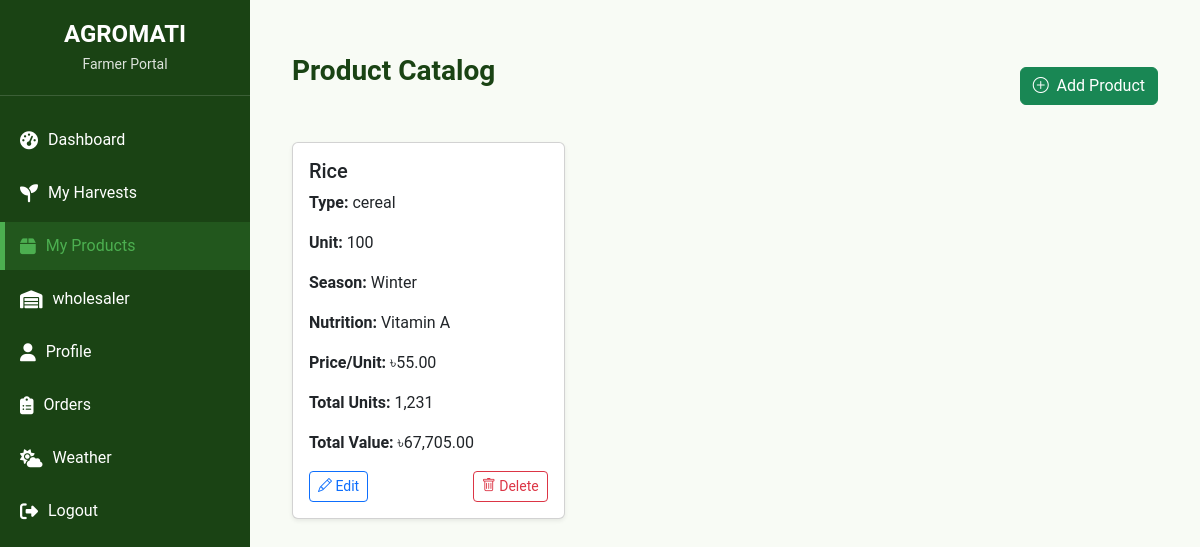
The page /products.php (signed in) on the database its author committed.
### tables this page shows
CREATE TABLE `products` (
  `id` int(11) NOT NULL,
  `user_id` int(11) NOT NULL,
  `name` varchar(100) NOT NULL,
  `type` varchar(50) NOT NULL,
  `unit_of_measure` varchar(20) NOT NULL,
  `seasonality` varchar(50) DEFAULT NULL,
  `nutrition` text DEFAULT NULL,
  `per_unit_price` decimal(10,2) NOT NULL,
  `total_units` int(11) NOT NULL,
  `total_price` decimal(10,2) GENERATED ALWAYS AS (`per_unit_price` * `total_units`) STORED,
  `created_at` timestamp NOT NULL DEFAULT current_timestamp()
);

### products.php (the view, shortened to what this page needs)
<?php
$db_host = 'localhost';
$db_user = 'root';
$db_pass = '';
$db_name = 'agromatiDB';
$conn = new mysqli($db_host, $db_user, $db_pass, $db_name);
$userId = $_SESSION['user_id'];
$stmt = $conn->prepare("SELECT * FROM products WHERE user_id = ?");
$stmt->bind_param("i", $userId);
$stmt->execute();
$result = $stmt->get_result();
$products = $result->fetch_all(MYSQLI_ASSOC);
?>
<!DOCTYPE html>
<html lang="en">
<head>
    <link rel="stylesheet" href="https://cdnjs.cloudflare.com/ajax/libs/font-awesome/6.4.0/css/all.min.css">
    <link href="https://cdn.jsdelivr.net/npm/bootstrap@5.3.0/dist/css/bootstrap.min.css" rel="stylesheet">
    <link href="https://cdn.jsdelivr.net/npm/bootstrap-icons@1.10.5/font/bootstrap-icons.css" rel="stylesheet">
    <link rel="stylesheet" href="css/products.css">
</head>
<body>
    <div class="agri-container">
        <aside class="agri-sidebar">
            <div class="agri-sidebar-header">
                <h2>AGROMATI</h2>
                <p>Farmer Portal</p>
            </div>
            <nav class="agri-sidebar-nav">
                <ul>
                    <li class="agri-nav-item" data-page="dashboard">
                        <a href="dashboard.php" class="agri-nav-link">
                            <i class="fas fa-tachometer-alt agri-nav-icon"></i>
                            Dashboard
                        </a>
                    </li>
                    <li class="agri-nav-item " data-page="harvests">
                        <a href="harvests.php" class="agri-nav-link">
                            <i class="fas fa-seedling agri-nav-icon"></i>
                            My Harvests
                        </a>
                    </li>
                    <li class="agri-nav-item active" data-page="products">
                        <a href="products.php" class="agri-nav-link">
                            <i class="fas fa-box agri-nav-icon"></i>
                            My Products
                        </a>
                    </li>
                    <li class="agri-nav-item" data-page="wholesaler">
                        <a href="warehouses.php" class="agri-nav-link">
                            <i class="fas fa-warehouse agri-nav-icon"></i>
                            wholesaler
                        </a>
                    </li>
                    <li class="agri-nav-item" data-page="profile">
                        <a href="#" class="agri-nav-link">
                            <i class="fas fa-user agri-nav-icon"></i>
                            Profile
                        </a>
                    </li>
                    <li class="agri-nav-item" data-page="orders">
                        <a href="order.php" class="agri-nav-link">
                            <i class="fas fa-clipboard-list agri-nav-icon"></i>
                            Orders
                        </a>
                    </li>
                    <li class="agri-nav-item" data-page="weather">
                        <a href="#" class="agri-nav-link">
                            <i class="fas fa-cloud-sun agri-nav-icon"></i>
                            Weather
                        </a>
                    </li>
                    <li class="agri-nav-item">
                        <a href="logout.php" class="agri-nav-link">
                            <i class="fas fa-sign-out-alt agri-nav-icon"></i>
                            Logout
                        </a>
                    </li>
                </ul>
            </nav>
        </aside>
        <main class="agri-main-content">
            <div class="container py-4">
                <div class="d-flex justify-content-between align-items-center mb-4">
                    <h2 class="agri-main-title">Product Catalog</h2>
                    <button class="btn btn-success" data-bs-toggle="modal" data-bs-target="#addProductModal">
                        <i class="bi bi-plus-circle me-1"></i> Add Product
                    </button>
                </div>
                <div class="row">
                    <?php foreach ($products as $product): ?>
                    <div class="col-md-4 mb-4">
                        <div class="card shadow-sm agri-product-card">
                            <div class="card-body">
                                <h5 class="card-title"><?= htmlspecialchars($product['name']) ?></h5>
                                <p><strong>Type:</strong> <?= htmlspecialchars($product['type']) ?></p>
                                <p><strong>Unit:</strong> <?= htmlspecialchars($product['unit_of_measure']) ?></p>
                                <p><strong>Season:</strong> <?= htmlspecialchars($product['seasonality']) ?></p>
                                <p><strong>Nutrition:</strong> <?= htmlspecialchars($product['nutrition']) ?></p>
                                <p><strong>Price/Unit:</strong> ৳<?= number_format($product['per_unit_price'], 2) ?></p>
                                <p><strong>Total Units:</strong> <?= number_format($product['total_units']) ?></p>
                                <p><strong>Total Value:</strong> ৳<?= number_format($product['total_price'], 2) ?></p>
                                <div class="d-flex justify-content-between mt-3">
                                    <button class="btn btn-sm btn-outline-primary" data-bs-toggle="modal" data-bs-target="#editProductModal<?= $product['id'] ?>">
                                        <i class="bi bi-pencil"></i> Edit
                                    </button>
                                    <form method="POST" style="display:inline;">
                                        <button type="submit" name="delete_product" class="btn btn-sm btn-outline-danger">
                                            <i class="bi bi-trash"></i> Delete
                                        </button>
                                    </form>
                                </div>
                            </div>
                        </div>
                    </div>
                    <?php endforeach; ?>
                </div>
            </div>
        </main>
    </div>
</body>
</html>

### css/products.css (style rules this page uses)
body { font-family: 'Roboto', sans-serif; margin: 0; padding: 0; background-color: #F8FBF5; display: flex; min-height: 100vh; color: #2F4F4F; }
.agri-container { display: flex; width: 100%; }
.agri-sidebar { width: 250px; background-color: #1A4314; color: white; padding: 20px 0; box-shadow: 2px 0 5px rgba(0, 70, 0, 0.08); display: flex; flex-direction: column; flex-shrink: 0; }
.agri-sidebar-header { text-align: center; padding-bottom: 20px; border-bottom: 1px solid rgba(255, 255, 255, 0.15); margin-bottom: 20px; }
.agri-sidebar-header h2 { margin: 0; font-size: 24px; font-weight: 700; }
.agri-sidebar-header p { margin: 5px 0 0; font-size: 14px; color: rgba(255, 255, 255, 0.85); }
.agri-sidebar-nav ul { list-style: none; padding: 0; margin: 0; }
.agri-nav-item { margin-bottom: 5px; }
.agri-nav-link { display: flex; align-items: center; padding: 12px 20px; color: white; text-decoration: none; font-size: 16px; transition: all 0.3s ease; }
.agri-nav-icon { margin-right: 10px; font-size: 18px; }
.agri-nav-item.active .agri-nav-link, .agri-nav-link:hover { background-color: #22571D; color: #4CAF50; border-left: 5px solid #4CAF50; padding-left: 15px; }
.agri-main-content { flex-grow: 1; padding: 30px; background-color: #F8FBF5; overflow-y: auto; }
.agri-main-title { color: #1A4314; margin-bottom: 30px; font-size: 28px; font-weight: 700; }

### rows shown on the page
products: name "Rice", type "cereal", unit_of_measure "100", seasonality "Winter", nutrition "Vitamin A", per_unit_price "55.00", total_units "1,231", total_price "67,705.00"
